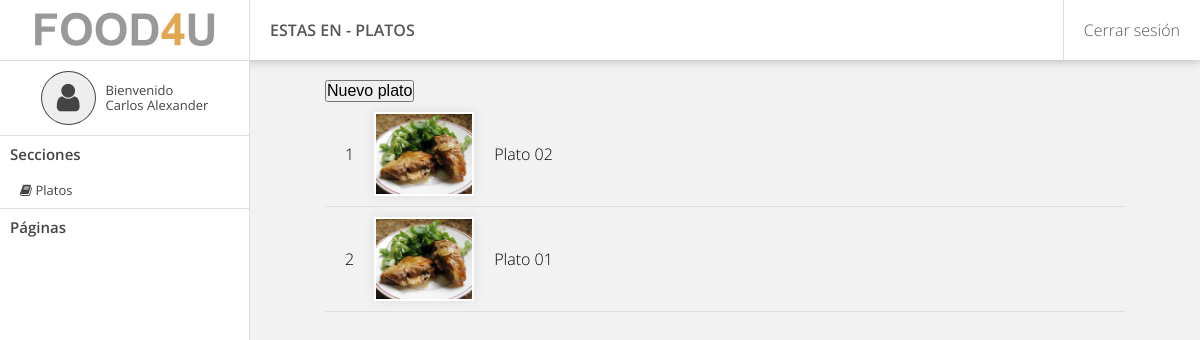
/admin/platos (signed in), run on an earlier commit of the app's database.
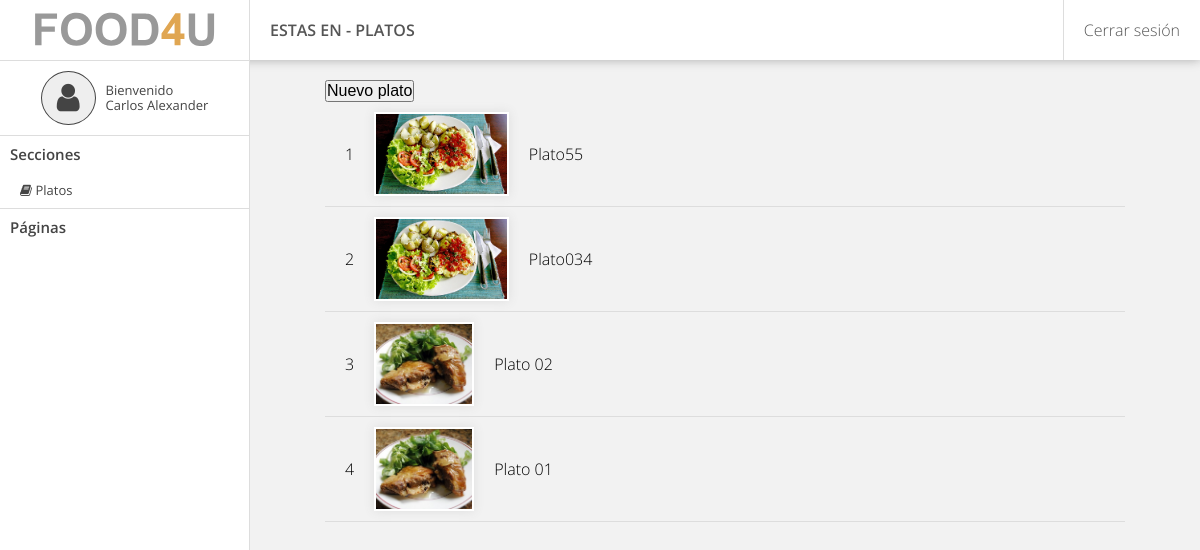
And on a later commit of the database.
### tables this page shows
CREATE TABLE `plate` (
  `idPlate` int(11) NOT NULL,
  `name` varchar(45) DEFAULT NULL,
  `price` decimal(5,2) DEFAULT NULL,
  `image` varchar(45) DEFAULT NULL,
  `url` varchar(45) DEFAULT NULL,
  `description` text,
  `date` datetime DEFAULT NULL,
  `state` int(11) DEFAULT '1'
);

### application/controllers/Admin.php (called while the page is built, shortened)
<?php
class Admin extends CI_Controller {
	public function __construct() {
        $this->load->model("UserAdmin");
        $this->load->model("Plate");
    }
	public function platos($plate = "") {
		if(isset($_SESSION['user_admin_state']) && $_SESSION['user_admin_state'] == TRUE) {
			$result = $this->Plate->findAll();
			$data = array(
				"page" => "Platos",
				"findAllPlate" => $result
				);
			$this->load->view('admin/plate_view', $data);
		} else {
			$this->load->view("404");
		}
	}
}

### index.php (called while the page is built, shortened)
<?php
require_once BASEPATH.'core/CodeIgniter.php';

### application/models/Plate.php (called while the page is built, shortened)
<?php
class Plate extends CI_Model {
	public function findAll() {
		$this->db->where(array('state' => 1));
		$this->db->order_by("idPlate", "desc");
		return $this->db->get('plate');
	}
}

### application/views/admin/plate_view.php (the view, shortened to what this page needs)
<div id="nc-main">
	<div class="panel">
			<div class="add-plate">
				<button type="button" data-action="<?= base_url() ?>process/nuevo_plato">Nuevo plato</button>
			</div>
			<?php $i = 0;
			foreach ($findAllPlate->result() as $plate):
			echo '
			<div class="table-plate">
				<span>' . ++$i . '</span>
				<img src="' . base_url() . 'assets/images/' . $plate->image . '" alt="">
				<span>' . $plate->name . '</span>
				<div class="group-action">
					<a href="#" data-id="' . $plate->idPlate . '" data-action="' . base_url() . 'process/platos"><i class="fa fa-pencil" aria-hidden="true"></i></a>
					<a href="#"><i class="fa fa-trash-o" aria-hidden="true"></i></a>
				</div>
				<div class="group-delete">
					<a href="#" data-id="' . $plate->idPlate . '" data-action="' . base_url() . 'process/eliminar_plato"><i class="fa fa-check" aria-hidden="true"></i></a>
					<a href="#"><i class="fa fa-close" aria-hidden="true"></i></a>
				</div>
			</div>';
			endforeach;
			?>
	</div>
</div>

What changed in the data, as far as the page shows it:
added plate: image (picture), name "Plato55"
added plate: image (picture), name "Plato034"
